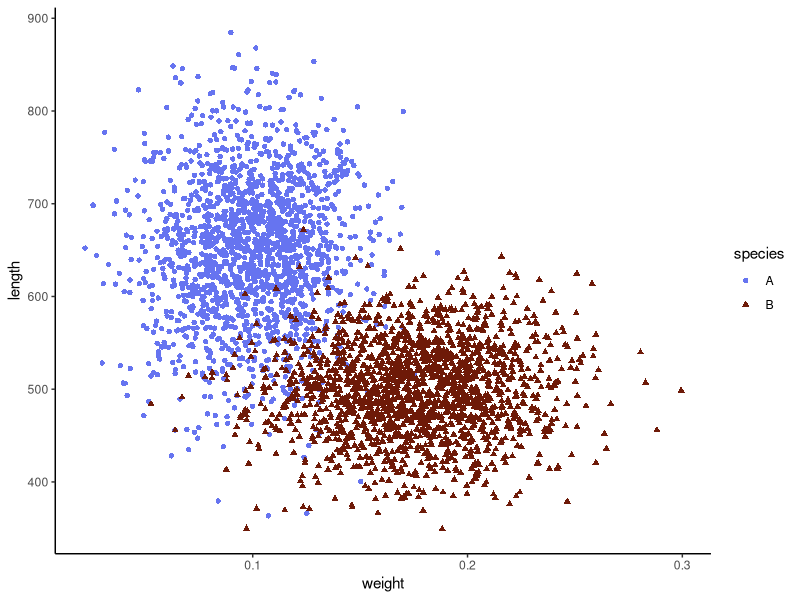
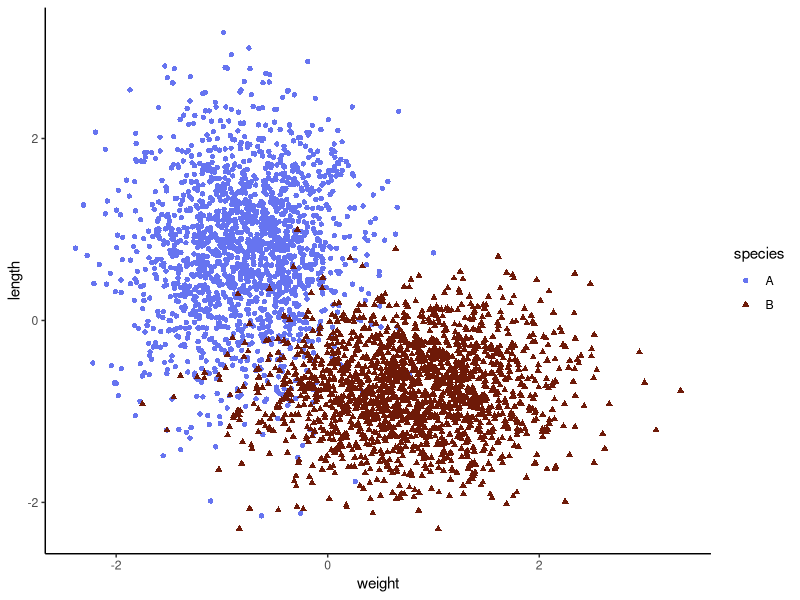

These figures' R source, in order:
## ---- chunk 1
library(e1071)
library(ggplot2)
library(scales)
library(caret)
library(caTools)

set.seed(285)
## ---- chunk 2

number_data <- 5000

split <- 0.5


#Code to generate our data.

df <- data.frame(species = factor(c(rep("A", number_data*split), rep("B", number_data*(1-split)))))

df$length <- c(rnorm(number_data*split, 650, 75), rnorm(number_data*(1-split), 500, 50))

df$weight <- c(rnorm(number_data*split, 0.1, 0.025), rnorm(number_data*(1-split), 0.175, 0.035))

# Note that this could be editted for differing dataset, though there is no need to worry about these numbers for this example.

## ---- chunk 3

split_determined  <- sample.split(df$species, SplitRatio = 0.7)
df.train <- df[split_determined,]
df.test  <- df[!split_determined,]
## ---- chunk 4
ggplot(df.train, aes(x=weight, y=length, shape=species, color=species)) +
  geom_point() + theme_classic() +
  scale_color_manual(values = c("#6674f0", "#6e1a08"))

## ---- chunk 5

#determine our rescaling based on the train dataset.
train_scaling <- preProcess(df.train, method=c("scale", "center"))

#rescale the train dataset
df.train <- predict(train_scaling, df.train)

#rescale the test dataset
df.test  <- predict(train_scaling, df.test)
## ---- chunk 6
ggplot(df.train, aes(x=weight, y=length, shape=species, color=species)) +
  geom_point() + theme_classic() +
  scale_color_manual(values = c("#6674f0", "#6e1a08"))


## ---- chunk 7
svm_trained  <- tune.svm(species ~ ., #determine species from weight and length data
                       data=df.train, #using the df.train dataset
                       tunecontrol = tune.control(cross=10), # use k-fold cross validation with k=10
                       cost=2^c(seq(-4, 6, by=0.5))) #select our range of cost values

summary(svm_trained) #show the summary of our svm training

## ---- chunk 8

svm_trained_model <- svm_trained$best.model

## ---- chunk 9
svm_tuned  <- tune.svm(species ~ ., #determine species from weight and length data
                       data=df.train, #using the df.train dataset again
                       tunecontrol = tune.control(cross=10),  # use k-fold cross validation with k=10
                        cost=2^c(seq(log(svm_trained_model$cost, base=2)-0.5, 
                                     log(svm_trained_model$cost, base=2)+0.5, by=1/8))) #select our range of cost values

summary(svm_tuned)

## ---- chunk 10
final_svm_model <- svm_tuned$best.model
## ---- chunk 11
svm_tuned
## ---- chunk 12
pred=predict(final_svm_model, df.test)

cm <- caret::confusionMatrix(pred, df.test$species) 
#this uses the confusionMatrix function from the caret package
cm

## ---- chunk 13

cm$table

## ---- chunk 14

cm$overall

## ---- chunk 15

cm$byClass
